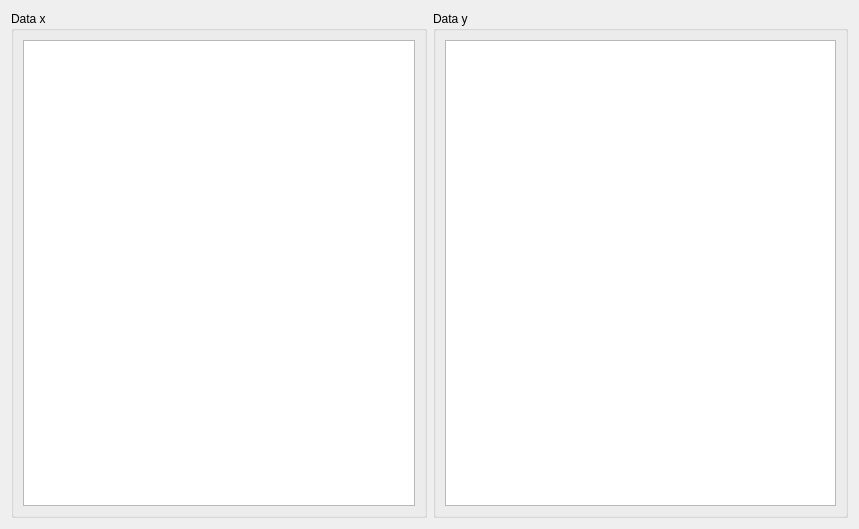
<?xml version="1.0" encoding="UTF-8"?>
<ui version="4.0">
 <class>Path</class>
 <widget class="QDialog" name="Path">
  <property name="geometry">
   <rect>
    <x>0</x>
    <y>0</y>
    <width>859</width>
    <height>529</height>
   </rect>
  </property>
  <property name="windowTitle">
   <string>Limit Points</string>
  </property>
  <layout class="QGridLayout" name="gridLayout">
   <item row="0" column="0">
    <widget class="QGroupBox" name="group_x">
     <property name="title">
      <string>Data x</string>
     </property>
     <layout class="QGridLayout" name="gridLayout_3">
      <item row="0" column="1">
       <widget class="QTableWidget" name="table_x"/>
      </item>
     </layout>
    </widget>
   </item>
   <item row="0" column="1">
    <widget class="QGroupBox" name="group_y">
     <property name="title">
      <string>Data y</string>
     </property>
     <layout class="QGridLayout" name="gridLayout_2">
      <item row="0" column="0">
       <widget class="QTableWidget" name="table_y"/>
      </item>
     </layout>
    </widget>
   </item>
  </layout>
 </widget>
 <resources/>
 <connections/>
</ui>
